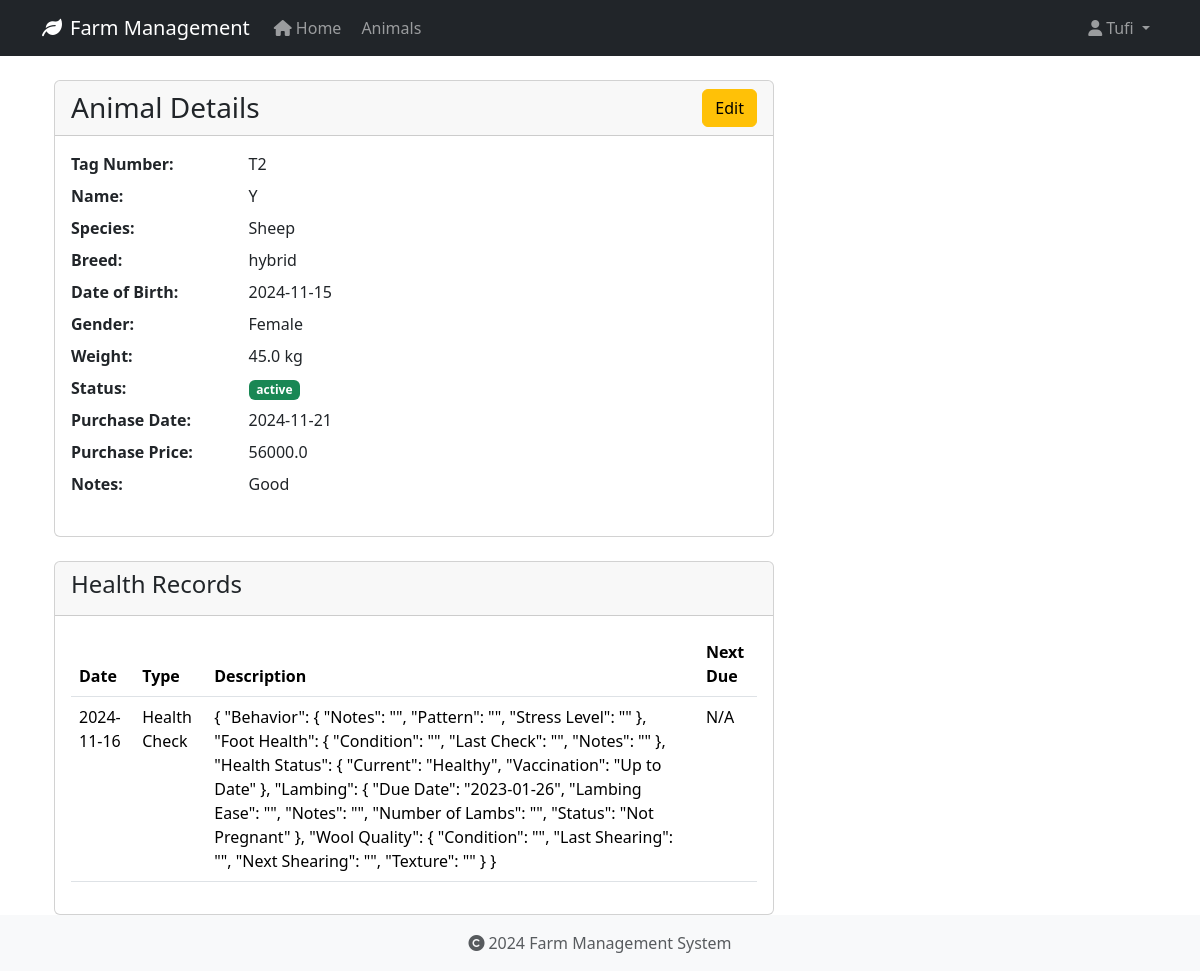
The page /animals/6 (signed in) on the database its author committed.
### app/models/user.py (models this page shows, shortened)
class User(UserMixin, db.Model):
    id = db.Column(db.Integer, primary_key=True)
    username = db.Column(db.String(80), unique=True, nullable=False)
    email = db.Column(db.String(120), unique=True, nullable=False)
    password_hash = db.Column(db.String(128))
    role = db.Column(db.String(20), default='user')
    created_at = db.Column(db.DateTime, default=datetime.utcnow)
    last_login = db.Column(db.DateTime)
    is_active = db.Column(db.Boolean, default=True)
    first_name = db.Column(db.String(50))
    last_name = db.Column(db.String(50))
    reset_token = db.Column(db.String(100), unique=True)  # Store password reset token
    reset_token_expiration = db.Column(db.DateTime)       # Store token expiration time

### app/models/animal.py (models this page shows, shortened)
class Animal(db.Model):
    id = db.Column(db.Integer, primary_key=True)
    tag_number = db.Column(db.String(50), unique=True, nullable=False, index=True)
    name = db.Column(db.String(100), nullable=True)  # Explicitly mark as nullable
    species = db.Column(db.String(50), nullable=False, index=True)
    breed = db.Column(db.String(50), nullable=True)
    date_of_birth = db.Column(db.Date, nullable=True)
    gender = db.Column(db.String(20), nullable=True)
    weight = db.Column(db.Float, nullable=True)
    status = db.Column(db.String(20), default='active', nullable=False)
    purchase_date = db.Column(db.Date, nullable=True)
    purchase_price = db.Column(db.Float, nullable=True)
    notes = db.Column(db.Text, nullable=True)
    created_at = db.Column(db.DateTime, default=datetime.utcnow, nullable=False)
    updated_at = db.Column(db.DateTime, default=datetime.utcnow, onupdate=datetime.utcnow, nullable=False)
    wool_type = db.Column(db.String(50), nullable=True)
    last_shearing = db.Column(db.Date, nullable=True)
    fleece_weight = db.Column(db.Float, nullable=True)
    wool_grade = db.Column(db.String(20), nullable=True)
    lambing_status = db.Column(db.String(50), nullable=True)
    lambing_date = db.Column(db.Date, nullable=True)
    milk_production = db.Column(db.Float, nullable=True)
    last_milking = db.Column(db.Date, nullable=True)  # Changed from DateTime to Date
    milk_quality = db.Column(db.String(20), nullable=True)
    calving_status = db.Column(db.String(50), nullable=True)
    calving_date = db.Column(db.Date, nullable=True)
    milk_fat_content = db.Column(db.Float, nullable=True)
    egg_production = db.Column(db.Integer, nullable=True)
    egg_color = db.Column(db.String(20), nullable=True)
    comb_type = db.Column(db.String(20), nullable=True)
    laying_status = db.Column(db.String(20), nullable=True)
    last_laying_date = db.Column(db.Date, nullable=True)
    egg_size = db.Column(db.String(20), nullable=True)
    category = db.Column(db.String(50), nullable=True)
    special_needs = db.Column(db.Text, nullable=True)
    diet_requirements = db.Column(db.Text, nullable=True)
    habitat = db.Column(db.String(100), nullable=True)
    health_records = db.relationship('HealthRecord', backref='animal', lazy=True, cascade='all, delete-orphan')

class HealthRecord(db.Model):
    id = db.Column(db.Integer, primary_key=True)
    animal_id = db.Column(db.Integer, db.ForeignKey('animal.id', ondelete='CASCADE'), nullable=False)
    record_type = db.Column(db.String(50), nullable=False)  # Made nullable=False
    date = db.Column(db.Date, nullable=False)
    description = db.Column(db.Text, nullable=True)
    treatment = db.Column(db.Text, nullable=True)
    cost = db.Column(db.Float, nullable=True)
    next_due_date = db.Column(db.Date, nullable=True)
    created_at = db.Column(db.DateTime, default=datetime.utcnow, nullable=False)
    created_by_id = db.Column(db.Integer, db.ForeignKey('user.id', ondelete='SET NULL'), nullable=True)

### app/routes/animals.py (the view)
@bp.route('/<int:id>')
@login_required
def view(id):
    animal = Animal.query.get_or_404(id)
    return render_template('animals/view.html', animal=animal)

### app/models/user.py (called while the page is built)
@login_manager.user_loader
def load_user(user_id):
    return User.query.get(int(user_id))

### app/templates/animals/view.html (shortened to what this page needs)
{% extends "base.html" %}
{% block content %}
<div class="container">
    <div class="row">
        <div class="col-md-8">
            <div class="card">
                <div class="card-header">
                    <div class="d-flex justify-content-between align-items-center">
                        <h3 class="card-title mb-0">Animal Details</h3>
                        <a href="{{ url_for('animals.edit', id=animal.id) }}" class="btn btn-warning">Edit</a>
                    </div>
                </div>
                <div class="card-body">
                    <dl class="row">
                        <dt class="col-sm-3">Tag Number:</dt>
                        <dd class="col-sm-9">{{ animal.tag_number }}</dd>
                        <dt class="col-sm-3">Name:</dt>
                        <dd class="col-sm-9">{{ animal.name or 'N/A' }}</dd>
                        <dt class="col-sm-3">Species:</dt>
                        <dd class="col-sm-9">{{ animal.species }}</dd>
                        <dt class="col-sm-3">Breed:</dt>
                        <dd class="col-sm-9">{{ animal.breed or 'N/A' }}</dd>
                        <dt class="col-sm-3">Date of Birth:</dt>
                        <dd class="col-sm-9">{{ animal.date_of_birth.strftime('%Y-%m-%d') if animal.date_of_birth else 'N/A' }}</dd>
                        <dt class="col-sm-3">Gender:</dt>
                        <dd class="col-sm-9">{{ animal.gender or 'N/A' }}</dd>
                        <dt class="col-sm-3">Weight:</dt>
                        <dd class="col-sm-9">{{ animal.weight|round(2) if animal.weight else 'N/A' }} kg</dd>
                        <dt class="col-sm-3">Status:</dt>
                        <dd class="col-sm-9">
                            <span class="badge {% if animal.status == 'active' %}bg-success{% else %}bg-secondary{% endif %}">
                                {{ animal.status }}
                            </span>
                        </dd>
                        <dt class="col-sm-3">Purchase Date:</dt>
                        <dd class="col-sm-9">{{ animal.purchase_date.strftime('%Y-%m-%d') if animal.purchase_date else 'N/A' }}</dd>
                        <dt class="col-sm-3">Purchase Price:</dt>
                        <dd class="col-sm-9">{{ animal.purchase_price|round(2) if animal.purchase_price else 'N/A' }}</dd>
                        <dt class="col-sm-3">Notes:</dt>
                        <dd class="col-sm-9">{{ animal.notes or 'N/A' }}</dd>
                    </dl>
                </div>
            </div>
            <div class="card mt-4">
                <div class="card-header">
                    <h4>Health Records</h4>
                </div>
                <div class="card-body">
                    {% if animal.health_records %}
                        <table class="table">
                            <thead>
                                <tr>
                                    <th>Date</th>
                                    <th>Type</th>
                                    <th>Description</th>
                                    <th>Next Due</th>
                                </tr>
                            </thead>
                            <tbody>
                                {% for record in animal.health_records %}
                                <tr>
                                    <td>{{ record.date.strftime('%Y-%m-%d') }}</td>
                                    <td>{{ record.record_type }}</td>
                                    <td>{{ record.description }}</td>
                                    <td>{{ record.next_due_date.strftime('%Y-%m-%d') if record.next_due_date else 'N/A' }}</td>
                                </tr>
                                {% endfor %}
                            </tbody>
                        </table>
                    {% else %}
                        <p>No health records found.</p>
                    {% endif %}
                </div>
            </div>
        </div>
    </div>
</div>
{% endblock %}

### app/templates/base.html (shortened to what this page needs)
<!DOCTYPE html>
<html lang="en">
<head>
    <link rel="stylesheet" href="https://cdn.jsdelivr.net/npm/bootstrap@5.3.2/dist/css/bootstrap.min.css">
    <link rel="stylesheet" href="https://cdnjs.cloudflare.com/ajax/libs/font-awesome/6.0.0/css/all.min.css">
    <link rel="stylesheet" href="{{ url_for('static', filename='css/main.css') }}">
</head>
<body>
    <nav class="navbar navbar-expand-lg navbar-dark bg-dark">
        <div class="container">
            <a class="navbar-brand" href="{{ url_for('main.index') }}">
                <i class="fas fa-leaf me-2"></i>Farm Management
            </a>
            <div class="collapse navbar-collapse" id="navbarNav">
                <ul class="navbar-nav">
                    <li class="nav-item">
                        <a class="nav-link" href="{{ url_for('main.index') }}">
                            <i class="fas fa-home me-1"></i>Home
                        </a>
                    </li>
                    <li class="nav-item">
                        <a class="nav-link" href="{{ url_for('animals.index') }}">
                            Animals
                        </a>
                    </li>
                </ul>
                <ul class="navbar-nav ms-auto">
                    {% if current_user.is_authenticated %}
                        <li class="nav-item dropdown">
                            <a class="nav-link dropdown-toggle" href="#" id="userDropdown" role="button" data-bs-toggle="dropdown">
                                <i class="fas fa-user me-1"></i>{{ current_user.username }}
                            </a>
                        </li>
                    {% endif %}
                </ul>
            </div>
        </div>
    </nav>
    <main class="container mt-4">
        {% block content %}
        {% endblock %}
    </main>
    <footer class="footer mt-auto py-3 bg-light">
        <div class="container text-center">
            <span class="text-muted">
                <i class="fas fa-copyright me-1"></i>2024 Farm Management System
            </span>
        </div>
    </footer>
</body>
</html>

### app/static/css/main.css (style rules this page uses)
body { min-height: 100vh; display: flex; flex-direction: column; }
main { flex: 1 0 auto; }
.footer { flex-shrink: 0; }

### rows shown on the page
User: username "Tufi"
Animal: tag_number "T2", name "Y", species "Sheep", breed "hybrid", date_of_birth "2024-11-15", gender "Female", weight "45.0", status "active", purchase_date "2024-11-21", purchase_price "56000.0", notes "Good"
HealthRecord: date "2024-11-16", record_type "Health Check", description "{ \"Behavior\": { \"Notes\": \"\", \"Pattern\": \"\", \"Stress Level\": \"\" }, \"Foot Health\": { \"Condition\": \"\", \"Last Check\": \"\", \"Notes\": \"\" }, \"Health Status\": { \"Current\": \"Healthy\", \"Vaccination\": \"Up to Date\" }, \"Lambing\": { \"Due Date\": \"2023-01-26\", \"Lambing Ease\": \"\", \"Notes\": \"\", \"Number of Lambs\": \"\", \"Status\": \"Not Pregnant\" }, \"Wool Quality\": { \"Condition\": \"\", \"Last Shearing\": \"\", \"Next Shearing\": \"\", \"Texture\": \"\" } }", next_due_date "N/A"
